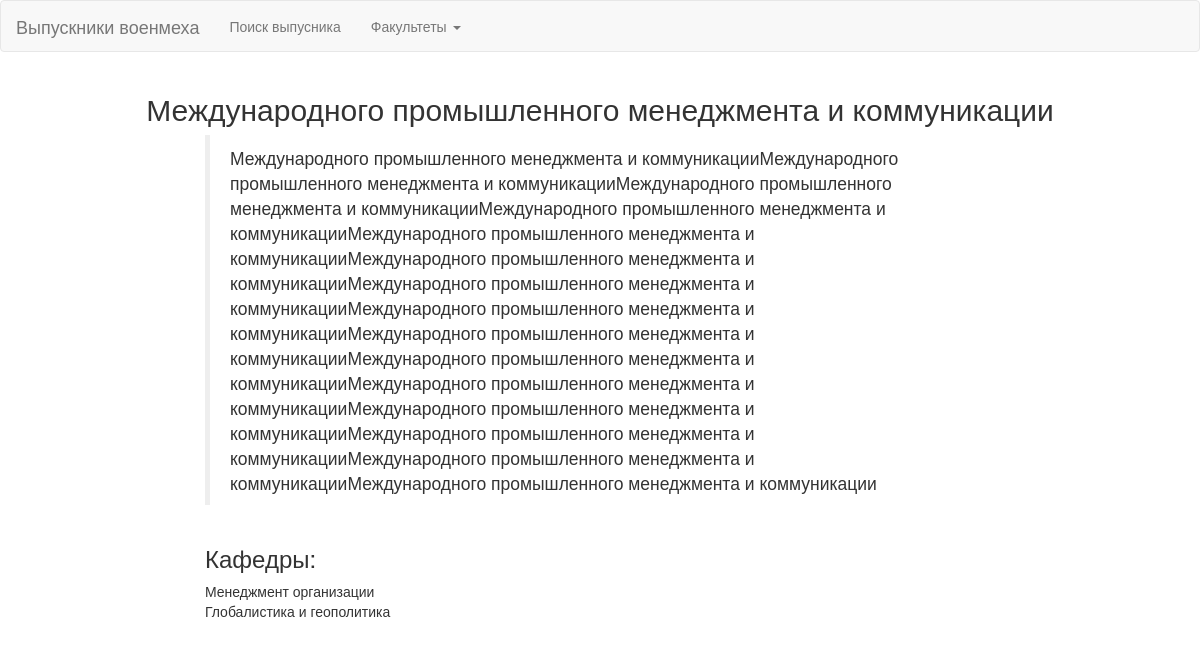
The app's page /get_faculty_description/5 with its own data.
### graduates/models.py (models this page shows, shortened)
class Faculty(models.Model):
    faculty_name = models.CharField(max_length=100, )
    faculty_code = models.CharField(max_length=100, )
    faculty_description = models.TextField()
    class Meta:
        verbose_name = 'Факультет'
        verbose_name_plural = 'Факультеты'

class Kaf(models.Model):
    kaf_name = models.CharField(max_length=100, )
    kaf_code = models.CharField(max_length=100, )
    kaf_description = models.TextField()
    kaf_site = models.CharField(max_length=100, blank=True)
    kaf_faculty = models.ForeignKey(Faculty)
    class Meta:
        verbose_name = 'Кафедра'
        verbose_name_plural = 'Кафедры'

### graduates/views.py (the view)
# urls.py: url(r'^get_faculty_description/(?P<id>\d+)$', views.get_faculty_description),
def get_faculty_description(request, id):
    faculty = Faculty.objects.get(id=id)
    kafs = faculty.kaf_set.all()
    return render_to_response('faculty.html', {'faculty': faculty,
                                               'kafs': kafs
                                               })

### graduates/templates/faculty.html (shortened to what this page needs)
{% load staticfiles %}
<!DOCTYPE html>
<html lang="en">
<head>
    <link rel="stylesheet" type="text/css" href = "{% static "static/css/bootstrap.css" %}">
    <link rel="stylesheet" type="text/css" href = "{% static "static/css/style.css" %}">
</head>
<body>
    <nav class="navbar navbar-default">
        <div class="container-fluid">
            <div class="navbar-header">
                <a class="navbar-brand" href="#">Выпускники военмеха</a>
            </div>
            <ul class="nav navbar-nav">
                <li><a href="/">Поиск выпусника</a></li>
                <li class="dropdown">
                    <a class="dropdown-toggle" data-toggle="dropdown" href="#">Факультеты
                    <span class="caret"></span></a>
                </li>
            </ul>
        </div>
    </nav>
    <div class = "row">
        <h2 align="center">{{ faculty.faculty_name }}</h2>
    </div>
    <div class = "row">
        <div class="col-md-8 col-md-offset-2">
            <blockquote>{{ faculty.faculty_description }}</blockquote>
        </div>
    </div>
    <div class = "row">
        <div class="col-md-8 col-md-offset-2">
            <h3>Кафедры:</h3>
            <table class="table-responsive">
                {% for kaf in kafs %}
                    <tr class="tr-grad" onclick='return location.href ="get_kaf_description/{{ kaf.id }}"'>
                        <td>{{ kaf.kaf_name }}</td>
                    </tr>
                {% endfor %}
            </table>
        </div>
    </div>
</body>
</html>

### static/css/style.css (style rules this page uses)
.tr-grad { transition: 0.2s; cursor: pointer; }

### records on screen
Faculty: faculty_name "Международного промышленного менеджмента и коммуникации", faculty_description "Международного промышленного менеджмента и коммуникацииМеждународного промышленного менеджмента и коммуникацииМеждународного промышленного менеджмента и коммуникацииМеждународного промышленного менеджмента и коммуникацииМеждународного промышленного менеджмента и коммуникацииМеждународного промышленного менеджмента и коммуникацииМеждународного промышленного менеджмента и коммуникацииМеждународного промышленного менеджмента и коммуникацииМеждународного промышленного менеджмента и коммуникацииМеждународного промышленного менеджмента и коммуникацииМеждународного промышленного менеджмента и коммуникацииМеждународного промышленного менеджмента и коммуникацииМеждународного промышленного…"
Kaf: kaf_name "Менеджмент организации"
Kaf: kaf_name "Глобалистика и геополитика"
